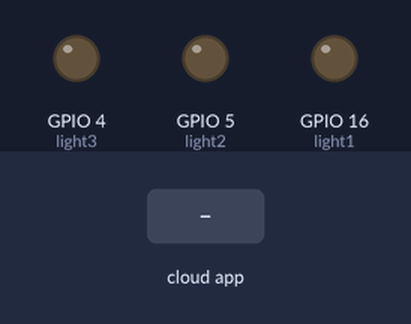
The sketch below on a simulated ESP8266 (NodeMCU). Shown: output pins drawn as LEDs (lit = HIGH). The test bench sets the inputs (shaded band).

Above: at 2.7 s.
2.8 s: the phone or cloud app sets 1 to 1
At 4.5 s:
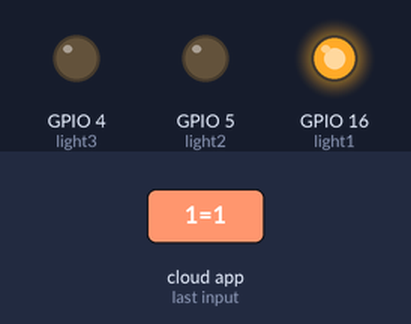
5.0 s: the phone or cloud app sets 2 to 1
At 6.0 s:
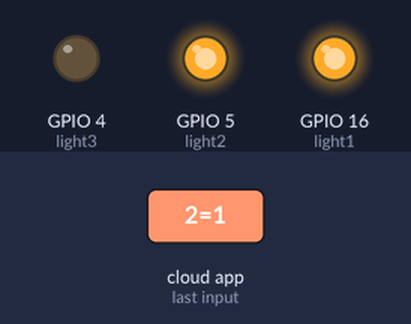
7.0 s: the phone or cloud app sets 3 to 1
At 8.7 s:
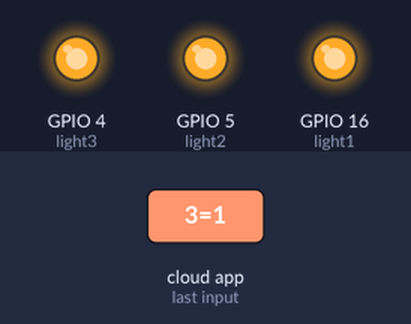
9.0 s: the phone or cloud app sets 1 to 0
At 10.3 s:
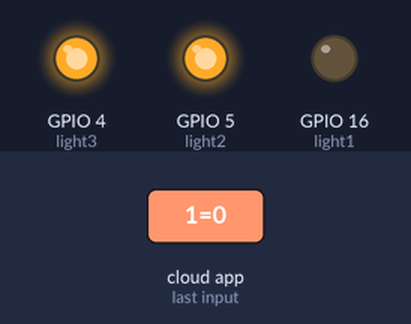
11.0 s: the phone or cloud app sets 2 to 0
At 11.8 s:
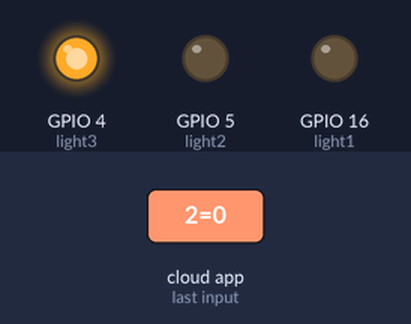
13.0 s: the phone or cloud app sets 1 to 1
At 14.6 s:
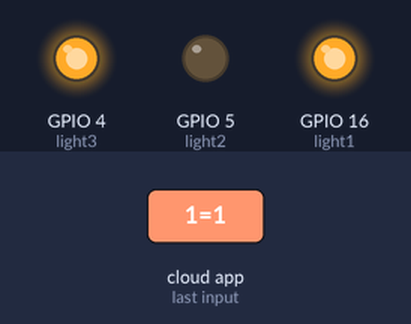
Timing chart, 0 to 16.0 s (numbered marks = the images above; inputs shaded):
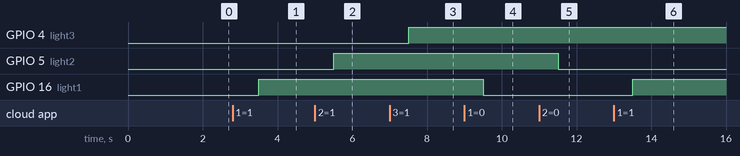

The sketch:

ledControlOverInternet.ino
```cpp
//Important Libries
#define CAYENNE_PRINT Serial
#include <CayenneMQTTESP8266.h>
#include <ESP8266WiFi.h>

char ssid[] = "Your WiFi SSID"; //Your Wifi Network Name
char wifiPassword[] = "Your WiFi Password"; //Your Wifi Password

char username[] = "Cayenne Username"; //This User Name From Cayenne Website
char password[] = "Cayenne Password"; //This Password From Cayenne Website
char clientID[] = "Cayenne ClientID"; //This Client ID From Cayenne Website

int light1 = 16; // Define Led Light
int light2 = 5;
int light3 = 4;

void setup() {
  pinMode(light1, OUTPUT);
  pinMode(light2, OUTPUT);
  pinMode(light3, OUTPUT);

  Serial.begin(115200);
  Cayenne.begin(username, password, clientID, ssid, wifiPassword);

}

void loop() {
  Cayenne.loop();
}

//Channels for Controlling Home Appliances
CAYENNE_IN(1)
{ CAYENNE_LOG("CAYENNE_IN_DEFAULT(%u) - %s, %s", request.channel, getValue.getId(), getValue.asString());

  int i = getValue.asInt();
  digitalWrite(light1, i);
}

CAYENNE_IN(2)
{ CAYENNE_LOG("CAYENNE_IN_DEFAULT(%u) - %s, %s", request.channel, getValue.getId(), getValue.asString());

  int j = getValue.asInt();
  digitalWrite(light2, j);
}

CAYENNE_IN(3)
{ CAYENNE_LOG("CAYENNE_IN_DEFAULT(%u) - %s, %s", request.channel, getValue.getId(), getValue.asString());

  int k = getValue.asInt();
  digitalWrite(light3, k);
}
```

Measured:
- after the input at 2.8 s, GPIO 16 (light1): LOW → HIGH after 0.70 s
- after the input at 5.0 s, GPIO 5 (light2): LOW → HIGH after 0.50 s
- after the input at 7.0 s, GPIO 4 (light3): LOW → HIGH after 0.51 s
- after the input at 9.0 s, GPIO 16 (light1): HIGH → LOW after 0.51 s
- after the input at 11.0 s, GPIO 5 (light2): HIGH → LOW after 0.51 s
- after the input at 13.0 s, GPIO 16 (light1): LOW → HIGH after 0.51 s
